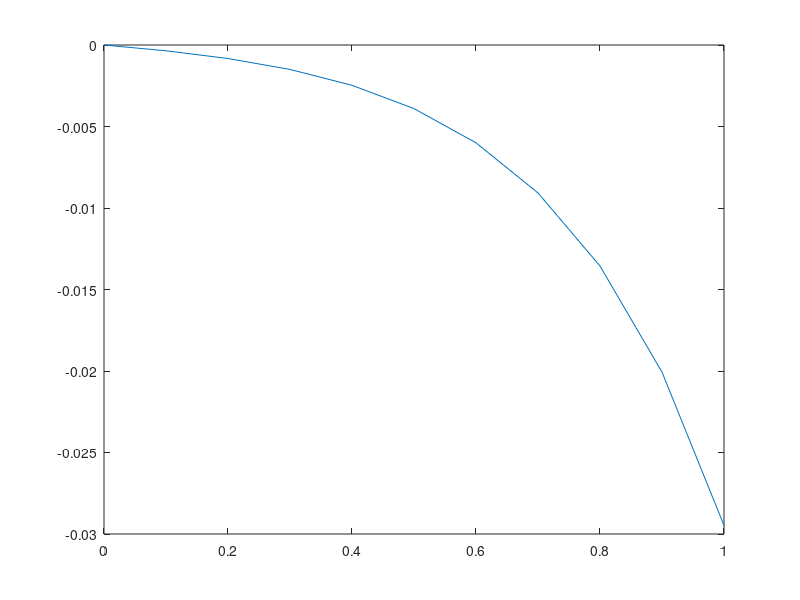

Write the MATLAB code that produced this figure.
clear;clc;
%Define f(t,w)
f = @(t,w)t*exp(3*t) - 2*w;

%Inilization
h = 0.1;
t = ones(11,1);
t(1) = 0;
for i = 1:10
    t(i + 1) = 0.1*i;
end
w = ones(11,1); %approxiated value
w(1) = 0;   %initial value
y = 1/5*t.*exp(3*t) - 1/25*exp(3*t) + 1/25*exp(-2*t); %exact value

%Solve for w
for i = 1:10
    w(i + 1) = w(i) + h/4*(f(t(i),w(i)) + 3*f(t(i) + 2/3*h,w(i) + 2/3*h*f(t(i),w(i))));
end
error = y - w;

%Plot the results
plot(t,y,'-o',t,w,'--x');
plot(t,error);